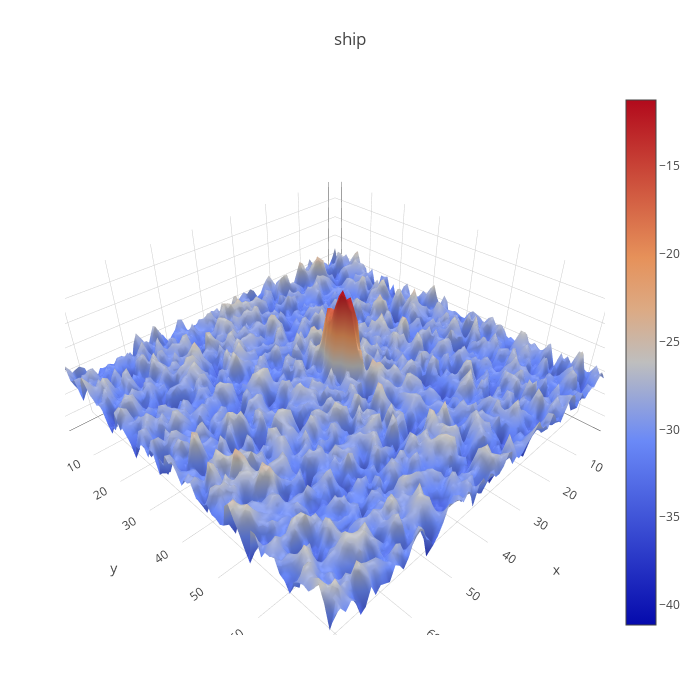

The notebook cell this image was saved under:
### Code cell
plotmy3d(x_train[0,1,:,:], 'ship')

### Figure 1 — Plotly figure (JSON) as saved in the notebook; plotly's stock layout.template omitted (floating-point values rounded to 4 significant figures; data arrays with more than 128 entries replaced by an {"elided": "..."} marker saying what was removed)
{"data": [{"type": "surface", "z": {"elided": "75x75 float values"}}], "layout": {"autosize": false, "height": 700, "margin": {"b": 65, "l": 65, "r": 50, "t": 90}, "title": "ship", "width": 700}}
